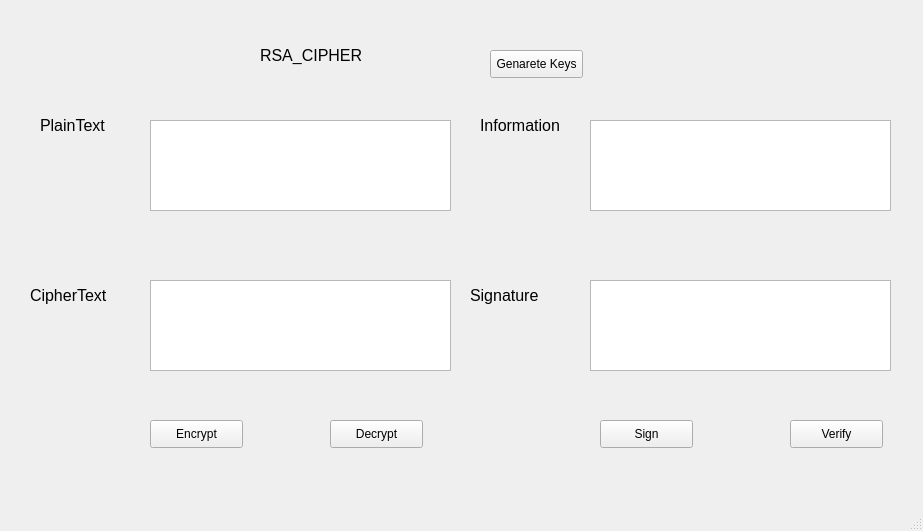
<?xml version="1.0" encoding="UTF-8"?>
<ui version="4.0">
 <class>MainWindow</class>
 <widget class="QMainWindow" name="MainWindow">
  <property name="geometry">
   <rect>
    <x>0</x>
    <y>0</y>
    <width>923</width>
    <height>531</height>
   </rect>
  </property>
  <property name="windowTitle">
   <string>MainWindow</string>
  </property>
  <widget class="QWidget" name="centralwidget">
   <widget class="QPushButton" name="btn_de">
    <property name="geometry">
     <rect>
      <x>330</x>
      <y>420</y>
      <width>93</width>
      <height>28</height>
     </rect>
    </property>
    <property name="text">
     <string>Decrypt</string>
    </property>
   </widget>
   <widget class="QPushButton" name="btn_en_2">
    <property name="geometry">
     <rect>
      <x>600</x>
      <y>420</y>
      <width>93</width>
      <height>28</height>
     </rect>
    </property>
    <property name="text">
     <string>Sign</string>
    </property>
   </widget>
   <widget class="QLabel" name="label_2">
    <property name="geometry">
     <rect>
      <x>480</x>
      <y>110</y>
      <width>81</width>
      <height>31</height>
     </rect>
    </property>
    <property name="font">
     <font>
      <pointsize>12</pointsize>
     </font>
    </property>
    <property name="text">
     <string>Information</string>
    </property>
   </widget>
   <widget class="QLabel" name="label">
    <property name="geometry">
     <rect>
      <x>40</x>
      <y>110</y>
      <width>81</width>
      <height>31</height>
     </rect>
    </property>
    <property name="font">
     <font>
      <pointsize>12</pointsize>
     </font>
    </property>
    <property name="text">
     <string>PlainText</string>
    </property>
   </widget>
   <widget class="QTextEdit" name="txt_plain_2">
    <property name="geometry">
     <rect>
      <x>590</x>
      <y>120</y>
      <width>301</width>
      <height>91</height>
     </rect>
    </property>
   </widget>
   <widget class="QPushButton" name="btn_de_2">
    <property name="geometry">
     <rect>
      <x>790</x>
      <y>420</y>
      <width>93</width>
      <height>28</height>
     </rect>
    </property>
    <property name="text">
     <string>Verify</string>
    </property>
   </widget>
   <widget class="QPushButton" name="btn_en">
    <property name="geometry">
     <rect>
      <x>150</x>
      <y>420</y>
      <width>93</width>
      <height>28</height>
     </rect>
    </property>
    <property name="text">
     <string>Encrypt</string>
    </property>
   </widget>
   <widget class="QTextEdit" name="txt_cipher">
    <property name="geometry">
     <rect>
      <x>150</x>
      <y>280</y>
      <width>301</width>
      <height>91</height>
     </rect>
    </property>
   </widget>
   <widget class="QTextEdit" name="txt_cipher_2">
    <property name="geometry">
     <rect>
      <x>590</x>
      <y>280</y>
      <width>301</width>
      <height>91</height>
     </rect>
    </property>
   </widget>
   <widget class="QLabel" name="label_3">
    <property name="geometry">
     <rect>
      <x>30</x>
      <y>270</y>
      <width>111</width>
      <height>51</height>
     </rect>
    </property>
    <property name="font">
     <font>
      <pointsize>12</pointsize>
     </font>
    </property>
    <property name="text">
     <string>CipherText</string>
    </property>
   </widget>
   <widget class="QPushButton" name="btn_en_3">
    <property name="geometry">
     <rect>
      <x>490</x>
      <y>50</y>
      <width>93</width>
      <height>28</height>
     </rect>
    </property>
    <property name="text">
     <string>Genarete Keys</string>
    </property>
   </widget>
   <widget class="QLabel" name="label_4">
    <property name="geometry">
     <rect>
      <x>260</x>
      <y>30</y>
      <width>111</width>
      <height>51</height>
     </rect>
    </property>
    <property name="font">
     <font>
      <pointsize>12</pointsize>
     </font>
    </property>
    <property name="text">
     <string>RSA_CIPHER</string>
    </property>
   </widget>
   <widget class="QTextEdit" name="txt_plain">
    <property name="geometry">
     <rect>
      <x>150</x>
      <y>120</y>
      <width>301</width>
      <height>91</height>
     </rect>
    </property>
   </widget>
   <widget class="QLabel" name="label_5">
    <property name="geometry">
     <rect>
      <x>470</x>
      <y>270</y>
      <width>111</width>
      <height>51</height>
     </rect>
    </property>
    <property name="font">
     <font>
      <pointsize>12</pointsize>
     </font>
    </property>
    <property name="text">
     <string>Signature</string>
    </property>
   </widget>
  </widget>
  <widget class="QMenuBar" name="menubar">
   <property name="geometry">
    <rect>
     <x>0</x>
     <y>0</y>
     <width>923</width>
     <height>21</height>
    </rect>
   </property>
  </widget>
  <widget class="QStatusBar" name="statusbar"/>
 </widget>
 <resources/>
 <connections/>
</ui>
